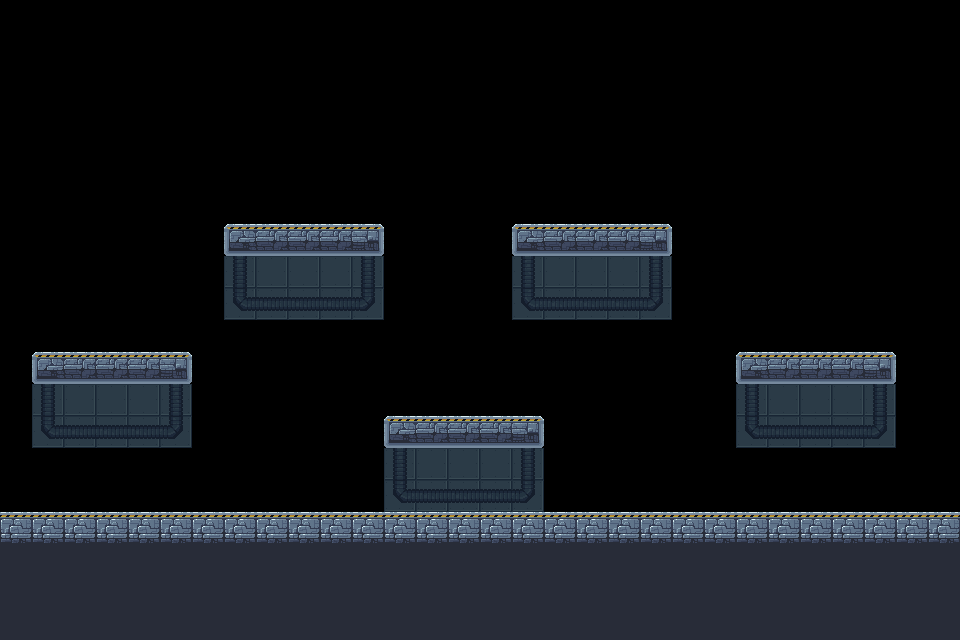

This game map was drawn from its Tiled (.tmx) file and the tilesets committed beside it. A one-line description and the full map source follow:
An orthogonal 30x20 tile map with 32x32 px tiles, 1 tile layer (Tile Layer 1).

<map version="1.10" tiledversion="1.11.2" orientation="orthogonal" renderorder="right-down" width="30" height="20" tilewidth="32" tileheight="32" infinite="0" nextlayerid="2" nextobjectid="1">
 <tileset firstgid="1" source="example.tsx" />
 <layer id="1" name="Tile Layer 1" width="30" height="20">
  <data encoding="csv">
0,0,0,0,0,0,0,0,0,0,0,0,0,0,0,0,0,0,0,0,0,0,0,0,0,0,0,0,0,0,
0,0,0,0,0,0,0,0,0,0,0,0,0,0,0,0,0,0,0,0,0,0,0,0,0,0,0,0,0,0,
0,0,0,0,0,0,0,0,0,0,0,0,0,0,0,0,0,0,0,0,0,0,0,0,0,0,0,0,0,0,
0,0,0,0,0,0,0,0,0,0,0,0,0,0,0,0,0,0,0,0,0,0,0,0,0,0,0,0,0,0,
0,0,0,0,0,0,0,0,0,0,0,0,0,0,0,0,0,0,0,0,0,0,0,0,0,0,0,0,0,0,
0,0,0,0,0,0,0,0,0,0,0,0,0,0,0,0,0,0,0,0,0,0,0,0,0,0,0,0,0,0,
0,0,0,0,0,0,0,0,0,0,0,0,0,0,0,0,0,0,0,0,0,0,0,0,0,0,0,0,0,0,
0,0,0,0,0,0,0,6,7,7,7,8,0,0,0,0,6,7,7,7,8,0,0,0,0,0,0,0,0,0,
0,0,0,0,0,0,0,61,62,62,62,63,0,0,0,0,61,62,62,62,63,0,0,0,0,0,0,0,0,0,
0,0,0,0,0,0,0,70,71,71,71,72,0,0,0,0,70,71,71,71,72,0,0,0,0,0,0,0,0,0,
0,0,0,0,0,0,0,0,0,0,0,0,0,0,0,0,0,0,0,0,0,0,0,0,0,0,0,0,0,0,
0,6,7,7,7,8,0,0,0,0,0,0,0,0,0,0,0,0,0,0,0,0,0,6,7,7,7,8,0,0,
0,61,62,62,62,63,0,0,0,0,0,0,0,0,0,0,0,0,0,0,0,0,0,61,62,62,62,63,0,0,
0,70,71,71,71,72,0,0,0,0,0,0,6,7,7,7,8,0,0,0,0,0,0,70,71,71,71,72,0,0,
0,0,0,0,0,0,0,0,0,0,0,0,61,62,62,62,63,0,0,0,0,0,0,0,0,0,0,0,0,0,
0,0,0,0,0,0,0,0,0,0,0,0,70,71,71,71,72,0,0,0,0,0,0,0,0,0,0,0,0,0,
2,2,2,2,2,2,2,2,2,2,2,2,2,2,2,2,2,2,2,2,2,2,2,2,2,2,2,2,2,2,
11,11,11,11,11,11,11,11,11,11,11,11,11,11,11,11,11,11,11,11,11,11,11,11,11,11,11,11,11,11,
11,11,11,11,11,11,11,11,11,11,11,11,11,11,11,11,11,11,11,11,11,11,11,11,11,11,11,11,11,11,
11,11,11,11,11,11,11,11,11,11,11,11,11,11,11,11,11,11,11,11,11,11,11,11,11,11,11,11,11,11
</data>
 </layer>
</map>
